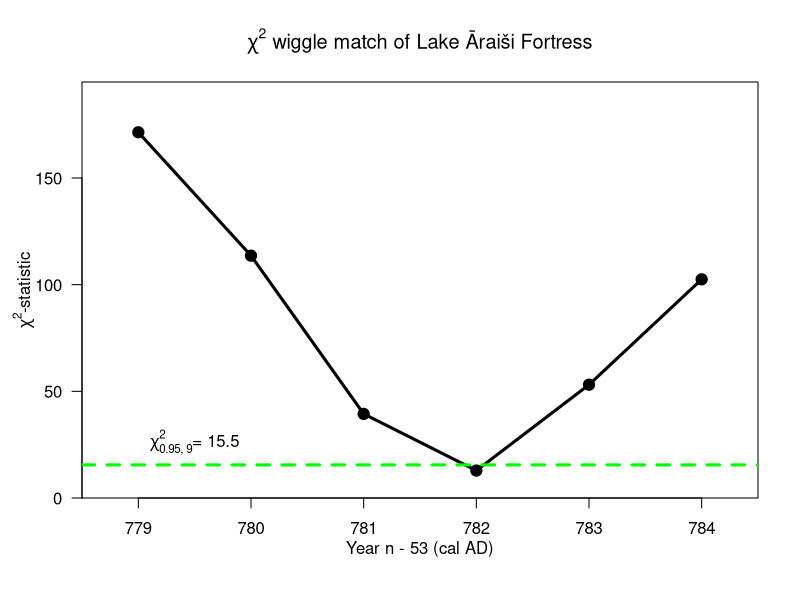

Reproduce this figure in R.
# Perform a chi-squared wiggle-match of Lake Araisi timber fortress

# Plotting parameters
cex_lab <- 1
y_lab_line <- 3.2


# Read in Araisi data (from Meadows paper)
wiggle_data <- read.csv("AraisiData/AraisiWiggleMatch.csv")
# Reverse so that oldest dates are at the start
wiggle_data <- wiggle_data[order(wiggle_data$Year),]

# Read in Buntgen NH0 data
Buntgen_curve <- read.csv("CalibrationCurves/Buntgen774Event.csv", header = TRUE)
use_ID <- which(Buntgen_curve$AD_age >= 771 & Buntgen_curve$AD_age <= 779)
Buntgen_curve <- Buntgen_curve[use_ID,]
Buntgen_range <- range(Buntgen_curve$AD_age)
rm(use_ID)


n_araisi <- dim(wiggle_data)[1] 

# Now create 
wiggle_data$baseAD_age <- seq(from = min(Buntgen_range), by = 1, length = n_araisi)

chisquared_stat <- rep(NA, 6)
shifts <- -(0:5)
for(i in 1:6) {
  
  temp_shift <- shifts[i]
  shift_Araisi_age <- wiggle_data$baseAD_age + temp_shift
  # Find which calendar ages overlap with Buntgen range
  useID <- which(shift_Araisi_age >= Buntgen_range[1] & shift_Araisi_age <= Buntgen_range[2])
  araisi_overlap <- wiggle_data[useID, c("c14_age", "c14_sig")]
  if(dim(araisi_overlap)[1] != 9) stop("Error in overlap")
  
  # Now find the chi-squared stat 
  numerator <-  (araisi_overlap$c14_age - Buntgen_curve$c14age)^2 
  denominator <- araisi_overlap$c14_sig^2 + Buntgen_curve$c14sig^2
  chisquared_stat[i] <- sum(numerator/denominator)  
}

optimal_shift <- shifts[which.min(chisquared_stat)]
wiggle_data$optimal_AD_age <- wiggle_data$baseAD_age + optimal_shift

# Create a plot of the chi-squared statistic
plot(shifts, chisquared_stat,
     xlab = "", ylab = "", 
     las = 1,  cex.lab = 1.3,
     xaxs="i", yaxs = "i", 
     type = "n",
     main = expression(paste(chi^2, " wiggle match of Lake Āraiši Fortress")),
     ylim = c(0, 195),
     xlim = c(778.5, 784.5))

mtext(text="Year n - 53 (cal AD)", side=1, line=2, cex = cex_lab)
mtext(text = expression(paste(chi^2, "-statistic")), 
      side = 2, line = y_lab_line -1 , cex = cex_lab)

lines(784+shifts, chisquared_stat, col = "black", lwd = 3)
points(784+shifts, chisquared_stat, col = "black", pch = 19, cex = 1.5)
abline(h = qchisq(0.95, 8), col = "green", lty = 2, lwd = 3)

text(779.5, qchisq(0.95, 8), 
     labels = expression(paste(chi["0.95, 9"]^2, "= 15.5")), 
     pos = 3)




